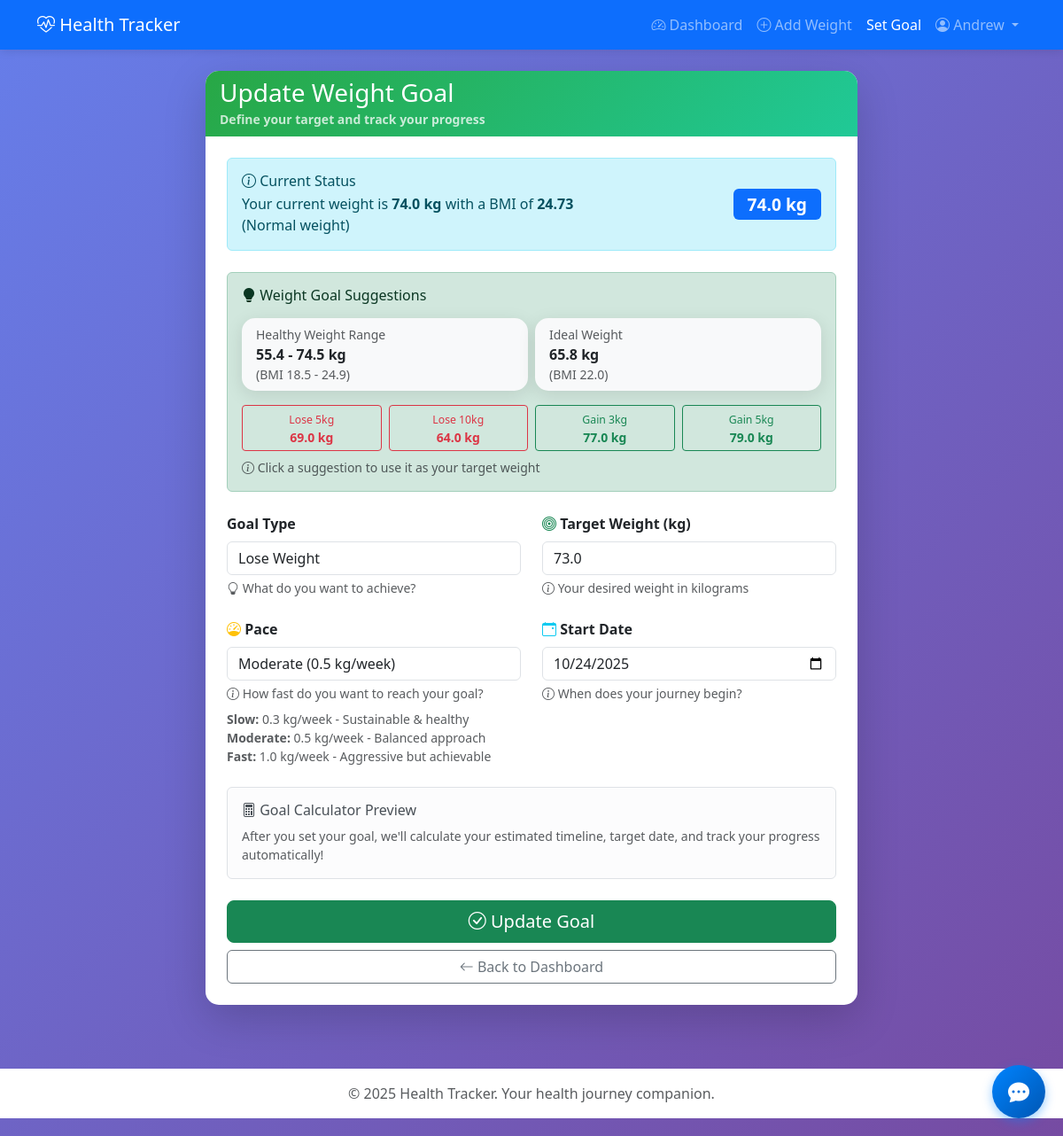
The app's page /accounts/goal/set/ (signed in), older data.
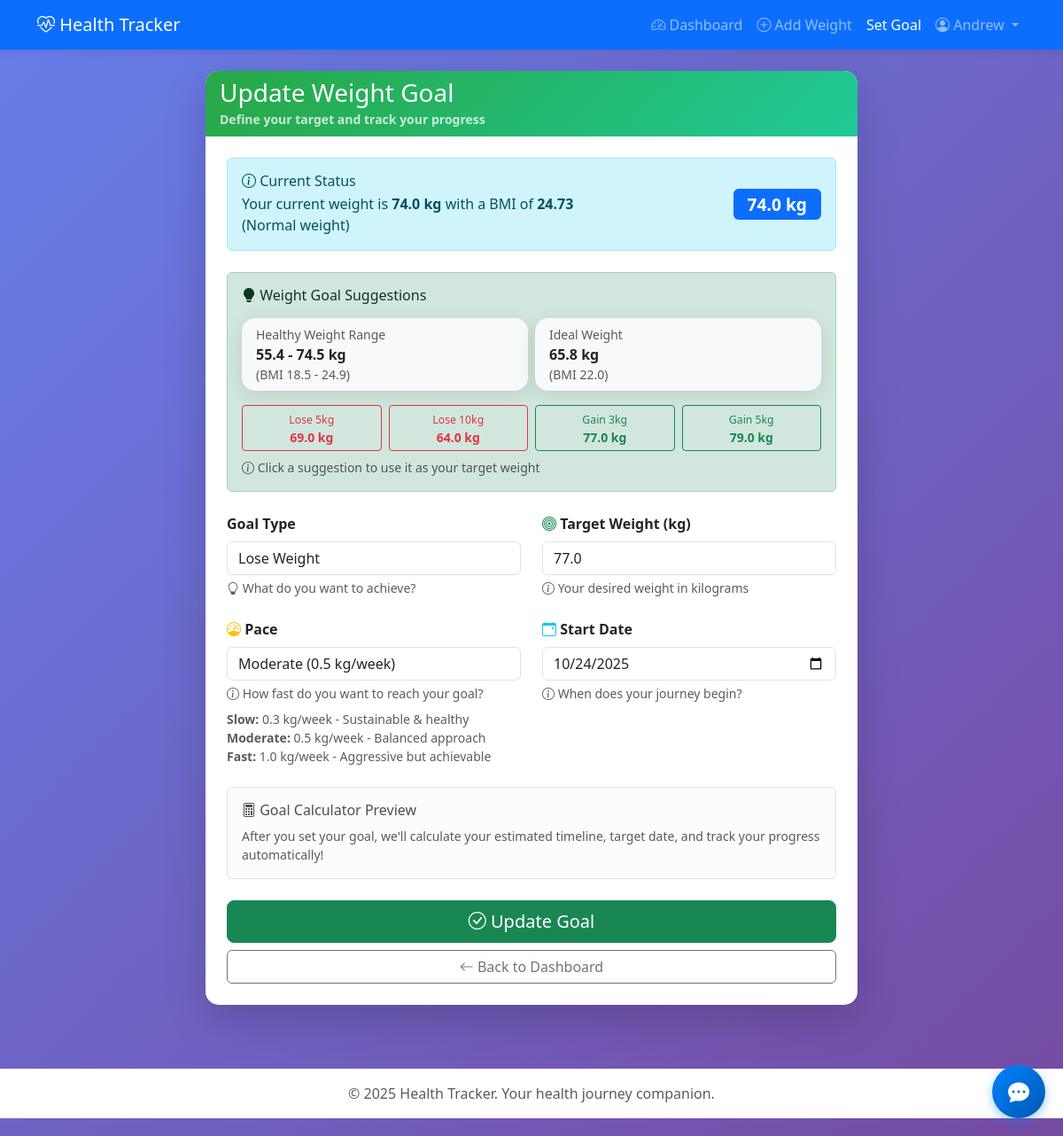
The same page, newer data.
### account/models.py (models this page shows, shortened)
class WeightGoal(models.Model):
    GOAL_CHOICES = [
        ('lose', 'Lose Weight'),
        ('gain', 'Gain Weight'),
        ('maintain', 'Maintain Weight'),
    ]
    PACE_CHOICES = [
        ('slow', 'Slow (0.3 kg/week)'),
        ('moderate', 'Moderate (0.5 kg/week)'),
        ('fast', 'Fast (1.0 kg/week)'),
    ]
    user = models.OneToOneField(User, on_delete=models.CASCADE, related_name='weight_goal')
    goal_type = models.CharField(max_length=10, choices=GOAL_CHOICES)
    target_weight_kg = models.FloatField(
        validators=[MinValueValidator(20), MaxValueValidator(500)],
        help_text="Target weight in kilograms"
    )
    pace = models.CharField(max_length=10, choices=PACE_CHOICES, default='moderate')
    start_date = models.DateField(default=datetime.now)
    is_active = models.BooleanField(default=True)
    created_at = models.DateTimeField(auto_now_add=True)
    updated_at = models.DateTimeField(auto_now=True)
    class Meta:
        verbose_name = "Weight Goal"
        verbose_name_plural = "Weight Goals"

### account/views.py (the view)
# urls.py: path('goal/set/', views.set_goal_view, name='set_goal'),
@login_required
def set_goal_view(request):
    try:
        goal = request.user.weight_goal
        is_new = False
    except WeightGoal.DoesNotExist:
        goal = None
        is_new = True
    if request.method == 'POST':
        form = WeightGoalForm(request.POST, instance=goal)
        if form.is_valid():
            weight_goal = form.save(commit=False)
            weight_goal.user = request.user
            weight_goal.save()
            msg = 'Weight goal set successfully!' if is_new else 'Weight goal updated successfully!'
            messages.success(request, msg)
            return redirect('accounts:dashboard')
    else:
        form = WeightGoalForm(instance=goal)
    latest_weight = request.user.weight_entries.first()
    suggestions = None
    if latest_weight and hasattr(request.user, 'profile'):
        profile = request.user.profile
        current_weight = latest_weight.weight_kg
        height_m = profile.height_cm / 100
        current_bmi = current_weight / (height_m ** 2)
        min_healthy_weight = 18.5 * (height_m ** 2)
        max_healthy_weight = 24.9 * (height_m ** 2)
        ideal_weight = 22 * (height_m ** 2)  # Middle of healthy range
        suggestions = {
            'current_weight': round(current_weight, 1),
            'current_bmi': round(current_bmi, 1),
            'min_healthy': round(min_healthy_weight, 1),
            'max_healthy': round(max_healthy_weight, 1),
            'ideal_weight': round(ideal_weight, 1),
            'lose_moderate': round(current_weight - 5, 1),  # Lose 5 kg
            'lose_significant': round(current_weight - 10, 1),  # Lose 10 kg
            'gain_moderate': round(current_weight + 3, 1),  # Gain 3 kg
            'gain_significant': round(current_weight + 5, 1),  # Gain 5 kg
        }
    context = {
        'form': form,
        'is_new': is_new,
        'latest_weight': latest_weight,
        'suggestions': suggestions
    }
    return render(request, 'accounts/set_goal.html', context)

### account/forms.py
class WeightGoalForm(forms.ModelForm):
    class Meta:
        model = WeightGoal
        fields = ['goal_type', 'target_weight_kg', 'pace', 'start_date']
        widgets = {
            'start_date': forms.DateInput(attrs={
                'type': 'date',
                'class': 'form-control'
            }),
            'target_weight_kg': forms.NumberInput(attrs={
                'placeholder': 'e.g., 65',
                'step': '0.1',
                'class': 'form-control'
            }),
            'goal_type': forms.Select(attrs={'class': 'form-control'}),
            'pace': forms.Select(attrs={'class': 'form-control'}),
        }

### account/models.py (called while the page is built)
    @property
    def bmi(self):
        if hasattr(self.user, 'profile') and self.user.profile.height_cm:
            height_m = self.user.profile.height_cm / 100
            bmi_value = self.weight_kg / (height_m ** 2)
            return round(bmi_value, 2)
        return None

### templates/accounts/set_goal.html (shortened to what the changed rows need)
{% extends 'base.html' %}
{% block content %}
<div class="row justify-content-center">
    <div class="col-md-10 col-lg-8">
        <div class="card shadow-lg">
            <div class="card-body p-4">
                <form method="post">
                    <div class="row">
                        <div class="col-md-6 mb-4">
                            <label for="{{ form.goal_type.id_for_label }}" class="form-label fw-bold">
                                 Goal Type
                            </label>
                            {{ form.goal_type }}
                            <div class="form-text">
                                <i class="bi bi-lightbulb"></i> What do you want to achieve?
                            </div>
                        </div>
                        <div class="col-md-6 mb-4">
                            <label for="{{ form.target_weight_kg.id_for_label }}" class="form-label fw-bold">
                                <i class="bi bi-bullseye text-success"></i> Target Weight (kg)
                            </label>
                            {{ form.target_weight_kg }}
                            <div class="form-text">
                                <i class="bi bi-info-circle"></i> Your desired weight in kilograms
                            </div>
                        </div>
                    </div>
                    <div class="row">
                        <div class="col-md-6 mb-4">
                            <label for="{{ form.pace.id_for_label }}" class="form-label fw-bold">
                                <i class="bi bi-speedometer text-warning"></i> Pace
                            </label>
                            {{ form.pace }}
                            <div class="form-text">
                                <i class="bi bi-info-circle"></i> How fast do you want to reach your goal?
                            </div>
                            <div class="mt-2">
                                <small class="text-muted d-block"><strong>Slow:</strong> 0.3 kg/week - Sustainable & healthy</small>
                                <small class="text-muted d-block"><strong>Moderate:</strong> 0.5 kg/week - Balanced approach</small>
                                <small class="text-muted d-block"><strong>Fast:</strong> 1.0 kg/week - Aggressive but achievable</small>
                            </div>
                        </div>
                        <div class="col-md-6 mb-4">
                            <label for="{{ form.start_date.id_for_label }}" class="form-label fw-bold">
                                <i class="bi bi-calendar-event text-info"></i> Start Date
                            </label>
                            {{ form.start_date }}
                            <div class="form-text">
                                <i class="bi bi-info-circle"></i> When does your journey begin?
                            </div>
                        </div>
                    </div>
                </form>
            </div>
        </div>
    </div>
</div>
{% endblock %}

Row changes from the older to the newer data that the page shows:
changed WeightGoal "Lose Weight": target_weight_kg "73.0" → "77.0"
